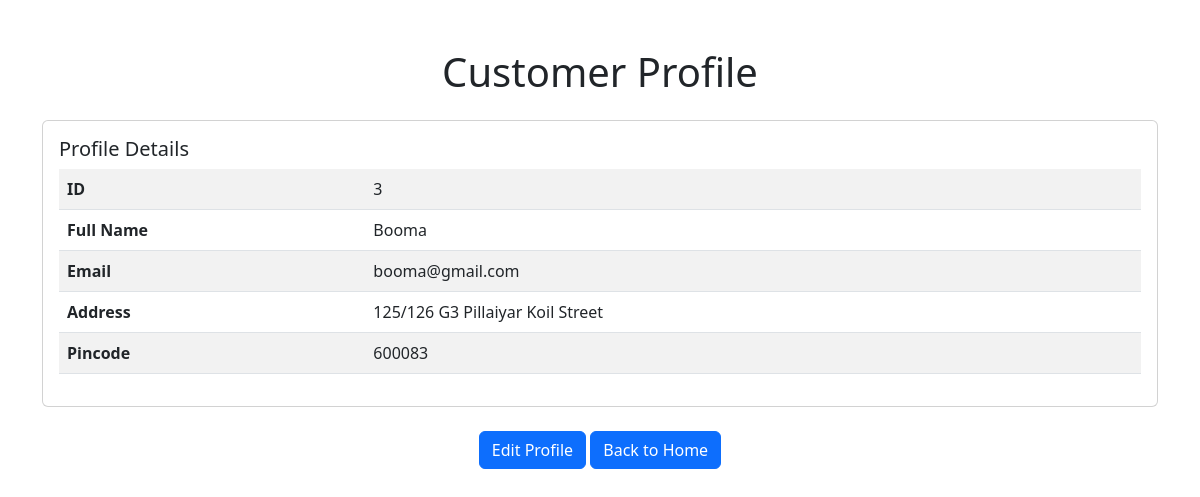
Before: /customerhomepage/customerprofile/3 with the older database file.
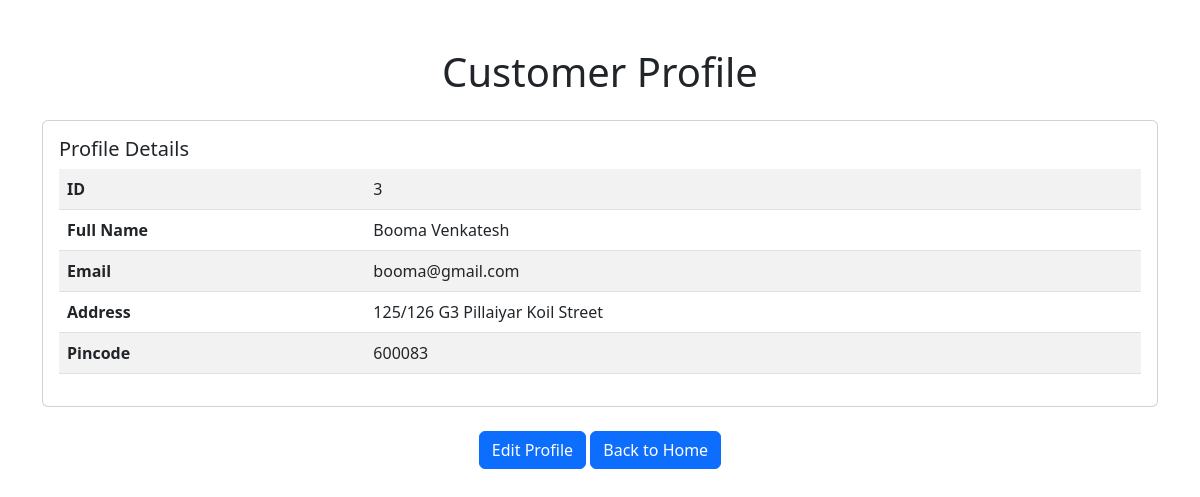
After: the same page with the newer database file.
### application/models.py (models this page shows)
class Customer(db.Model):
    __tablename__ = 'customers'
    id = db.Column(db.Integer, primary_key=True)
    email = db.Column(db.String(120), unique=True, nullable=False)
    password = db.Column(db.String(120), nullable=False)
    full_name = db.Column(db.String(100), nullable=False)
    address = db.Column(db.String(200), nullable=False)
    pincode = db.Column(db.String(10), nullable=False)

### app.py (the view)
@app.route('/customerhomepage/customerprofile/<int:id>', methods=["GET"])
def customerprofile(id):
    customer = Customer.query.get(id)
    if customer:
        return render_template("customerprofile.html", customer=customer, customer_id=id)
    else:
        return "Customer Not Found", 404

### templates/customerprofile.html (shortened to what this page needs)
<!DOCTYPE html>
<html lang="en">
<head>
    <link href="https://cdn.jsdelivr.net/npm/bootstrap@5.3.0-alpha1/dist/css/bootstrap.min.css" rel="stylesheet">
</head>
<body>
    <div class="container mt-5">
        <h1 class="text-center">Customer Profile</h1>
        <div class="card mt-4">
            <div class="card-body">
                <h5 class="card-title">Profile Details</h5>
                <table class="table table-striped">
                    <tbody>
                        <tr>
                            <th scope="row">ID</th>
                            <td>{{ customer.id }}</td>
                        </tr>
                        <tr>
                            <th scope="row">Full Name</th>
                            <td>{{ customer.full_name }}</td>
                        </tr>
                        <tr>
                            <th scope="row">Email</th>
                            <td>{{ customer.email }}</td>
                        </tr>
                        <tr>
                            <th scope="row">Address</th>
                            <td>{{ customer.address }}</td>
                        </tr>
                        <tr>
                            <th scope="row">Pincode</th>
                            <td>{{ customer.pincode }}</td>
                        </tr>
                    </tbody>
                </table>
            </div>
        </div>
        <div class="mt-4 text-center">
            <a href="{{ url_for('editcustomerprofile', id=customer.id) }}" class="btn btn-primary">Edit Profile</a>
            <a href="{{ url_for('customerhomepage', id=customer_id) }}" class="btn btn-primary">Back to Home</a>
        </div>
    </div>
</body>
</html>

Changed rows visible on the page:
changed Customer "booma@gmail.com": full_name "Booma" → "Booma Venkatesh"
